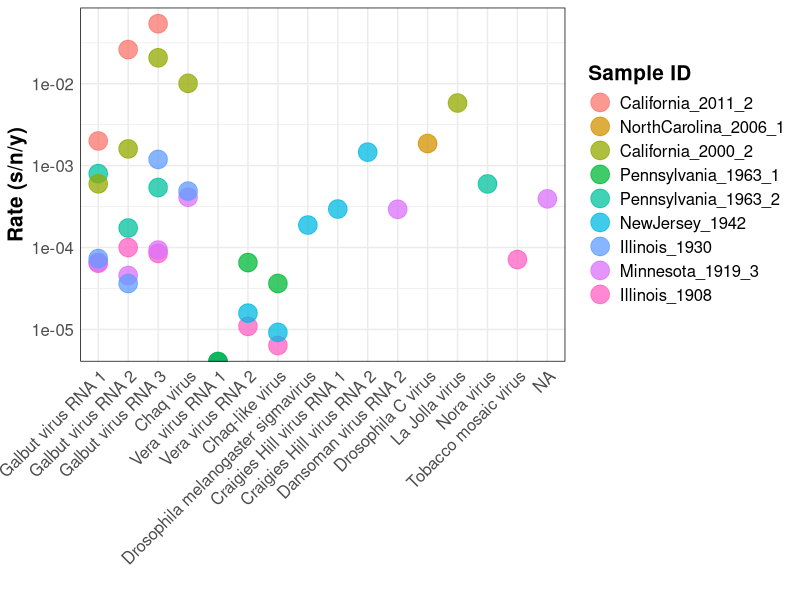
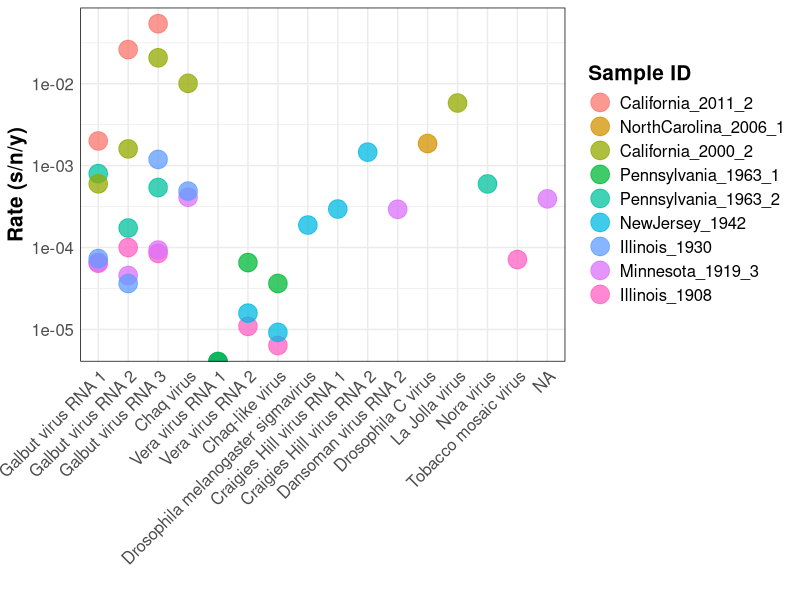
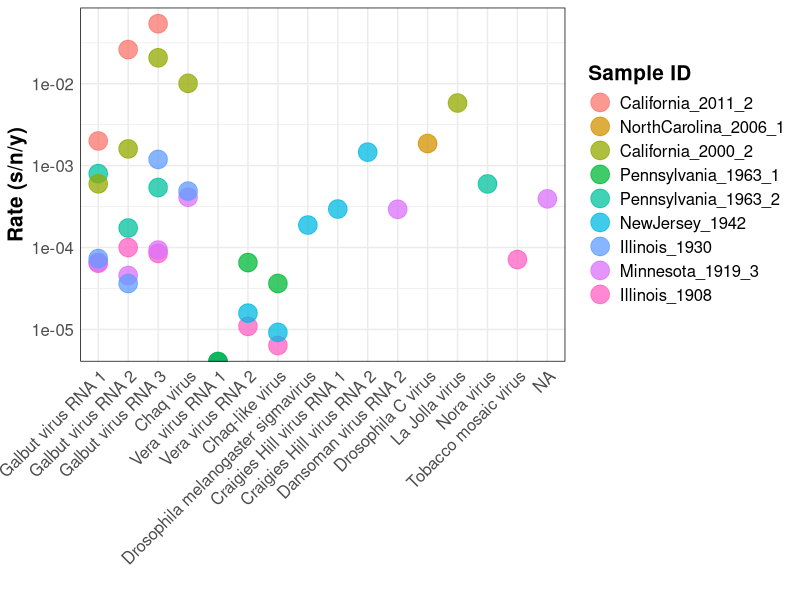
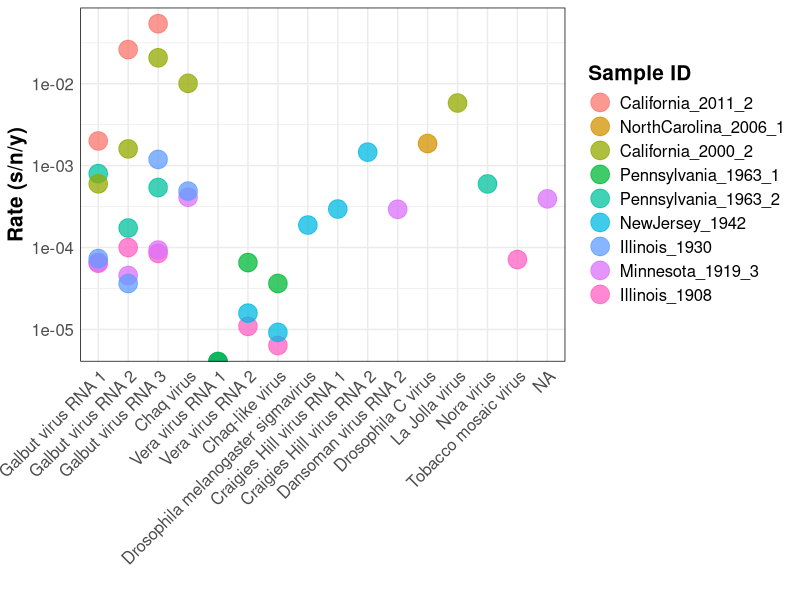

Write R code to recreate these figures, in order.
library(tidyverse)
library(viridis)
library(svglite)

rates <- read_csv("metadata/rates_data.csv")

rates2 <- rates %>% 
  mutate(virus = factor(virus, levels = c("Galbut virus RNA 1", "Galbut virus RNA 2", 
                                          "Galbut virus RNA 3", "Chaq virus", 
                                          "Vera virus RNA 1", "Vera virus RNA 2", 
                                          "Chaq-like virus", 
                                          "Drosophila melanogaster sigmavirus", 
                                          "Craigies Hill virus RNA 1", 
                                          "Craigies Hill virus RNA 2", "
                                          Dansoman virus RNA 1", "Dansoman virus RNA 2", 
                                          "Drosophila C virus", "La Jolla virus",
                                          "Nora virus", "Tobacco mosaic virus"))) %>% 
  mutate(sample_id = factor(sample_id, levels = c("California_2011_2", 
                                                  "NorthCarolina_2006_1", 
                                                  "California_2000_2", 
                                                  "Pennsylvania_1963_1", 
                                                  "Pennsylvania_1963_2", 
                                                  "NewJersey_1942", "Illinois_1930", 
                                                  "Minnesota_1919_3", "Illinois_1908")))

rate_plot <- ggplot(rates2, aes(x = virus, y = rate)) +
#  scale_color_viridis() +
  geom_point(aes(color = sample_id), size = 6, alpha = 0.75) +
  scale_y_log10() +
  theme_minimal(base_size = 11) +
  theme(panel.border = element_rect(linetype = "solid", fill = NA),
        strip.background = element_rect(colour = "black", fill = "white"),
        axis.title = element_text(face = "bold"),
        legend.title = element_text(face = "bold"),
        strip.text = element_text(face = "bold"),
        #        axis.text = element_text(face = "bold"),
        text = element_text(size = 15),
        axis.text.x = element_text(angle = 45, hjust = 1, vjust = 1)) +
  labs(x = "", y = "Rate (s/n/y)", color = "Sample ID")

rate_plot
ggsave("plots/rates.pdf", units = "in", width = 10, height = 8)
ggsave("plots/rates.svg", units = "in", width = 10, height = 8)
ggsave("plots/rates.jpg", units = "in", width = 10, height = 8)
